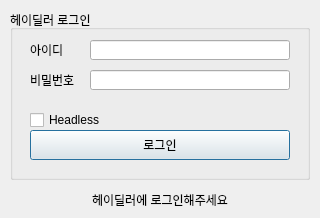
<?xml version="1.0" encoding="UTF-8"?>
<ui version="4.0">
 <class>Dialog</class>
 <widget class="QDialog" name="Dialog">
  <property name="geometry">
   <rect>
    <x>0</x>
    <y>0</y>
    <width>320</width>
    <height>218</height>
   </rect>
  </property>
  <property name="windowTitle">
   <string>헤이딜러 로그인</string>
  </property>
  <widget class="QGroupBox" name="q_heydealer_login_group">
   <property name="geometry">
    <rect>
     <x>10</x>
     <y>10</y>
     <width>300</width>
     <height>170</height>
    </rect>
   </property>
   <property name="title">
    <string>헤이딜러 로그인</string>
   </property>
   <widget class="QPushButton" name="q_heydealer_login_button">
    <property name="geometry">
     <rect>
      <x>20</x>
      <y>120</y>
      <width>260</width>
      <height>30</height>
     </rect>
    </property>
    <property name="text">
     <string>로그인</string>
    </property>
   </widget>
   <widget class="QLabel" name="label_16">
    <property name="geometry">
     <rect>
      <x>20</x>
      <y>30</y>
      <width>50</width>
      <height>20</height>
     </rect>
    </property>
    <property name="text">
     <string>아이디</string>
    </property>
   </widget>
   <widget class="QLineEdit" name="q_heydealer_id">
    <property name="geometry">
     <rect>
      <x>80</x>
      <y>30</y>
      <width>200</width>
      <height>20</height>
     </rect>
    </property>
   </widget>
   <widget class="QCheckBox" name="q_headless_check">
    <property name="geometry">
     <rect>
      <x>20</x>
      <y>100</y>
      <width>260</width>
      <height>20</height>
     </rect>
    </property>
    <property name="text">
     <string>Headless</string>
    </property>
   </widget>
   <widget class="QLineEdit" name="q_heydealer_pw">
    <property name="geometry">
     <rect>
      <x>80</x>
      <y>60</y>
      <width>200</width>
      <height>20</height>
     </rect>
    </property>
    <property name="echoMode">
     <enum>QLineEdit::Password</enum>
    </property>
   </widget>
   <widget class="QLabel" name="label_15">
    <property name="geometry">
     <rect>
      <x>20</x>
      <y>60</y>
      <width>60</width>
      <height>20</height>
     </rect>
    </property>
    <property name="text">
     <string>비밀번호</string>
    </property>
   </widget>
  </widget>
  <widget class="QLabel" name="q_status">
   <property name="geometry">
    <rect>
     <x>10</x>
     <y>190</y>
     <width>300</width>
     <height>20</height>
    </rect>
   </property>
   <property name="text">
    <string>헤이딜러에 로그인해주세요</string>
   </property>
   <property name="alignment">
    <set>Qt::AlignCenter</set>
   </property>
  </widget>
 </widget>
 <tabstops>
  <tabstop>q_heydealer_id</tabstop>
  <tabstop>q_heydealer_pw</tabstop>
  <tabstop>q_headless_check</tabstop>
  <tabstop>q_heydealer_login_button</tabstop>
 </tabstops>
 <resources/>
 <connections/>
</ui>
